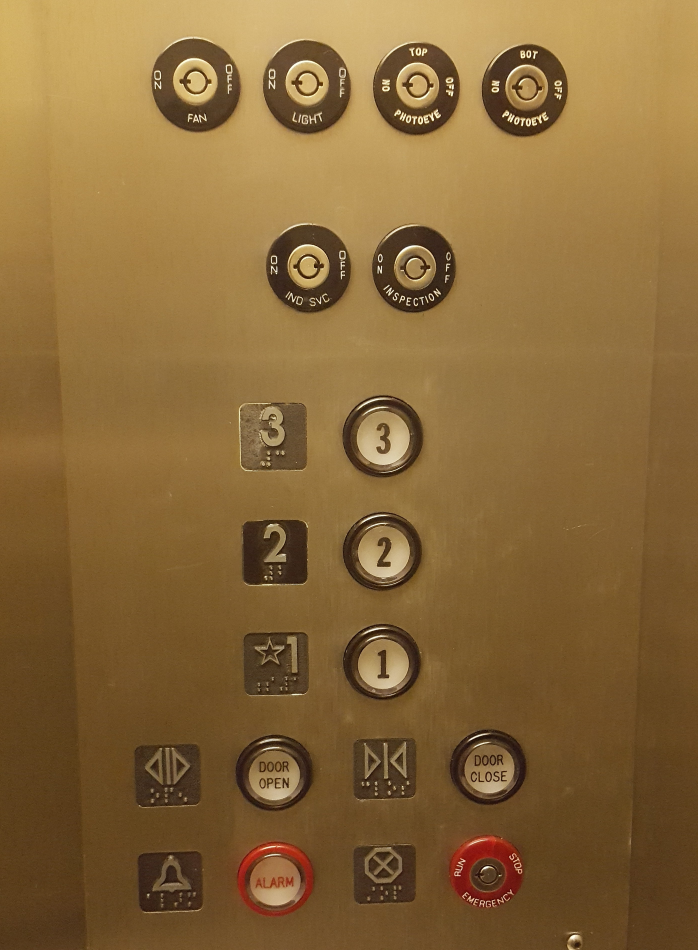
//> input picture elevator/pics/inside5.jpg, 2792 x 3799 px, given in place of inside3.jpg, which was not available (shown at 1/4 size)
$ ./testElevator   (built with g++ and OpenCV 4)
//> lines starting //> are read from the running program, lines starting //| are printed output that depends on the picture; after the words box and inside, x2 and y2 are one past the last pixel; in counts of white or black regions, pixels touching at a corner belong together; pictures that were not available may be replaced by others from this repository, and a replacement may not be noted
#include "opencv2/highgui/highgui.hpp"
#include "opencv2/imgproc/imgproc.hpp"
#include <iostream>
#include <stdio.h>

using namespace cv;

/** @function main */
int main(int argc, char** argv)
{
  Mat inSrc, src, src_gray;

  /// Read the image
  // inSrc = imread( argv[1], 1 );
  inSrc = imread("pics/inside3.jpg", 1 );
//> inSrc is the input picture: 3799 rows x 2792 cols, CV_8UC3; mean B, G, R 57.5, 104.2, 136.2

  cv::resize(inSrc, src, cv::Size(), 0.25, 0.25);
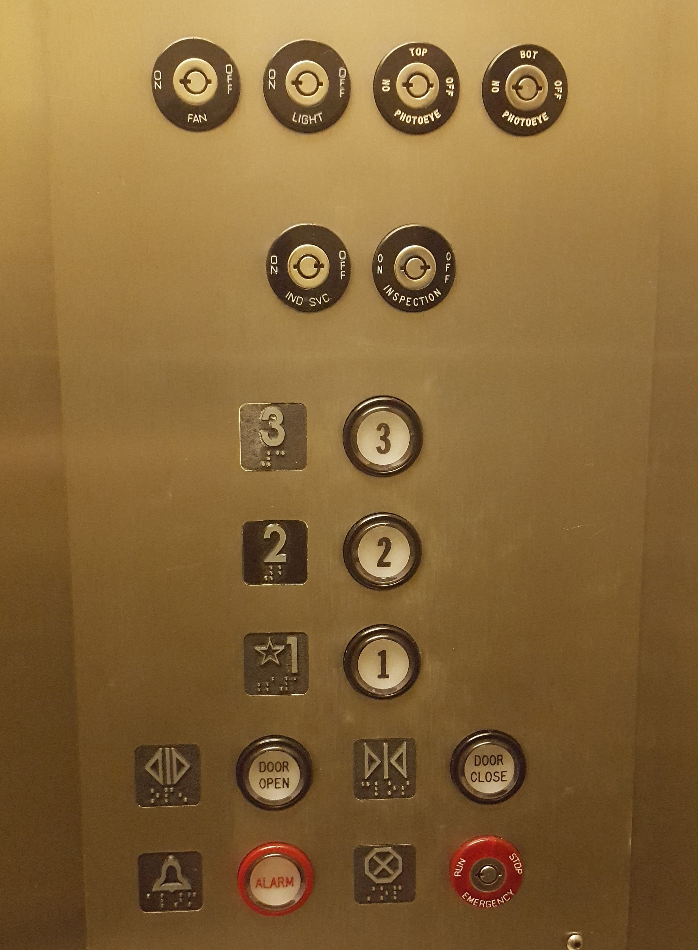
//> src: 950 rows x 698 cols, CV_8UC3; mean B, G, R 57.6, 104.3, 136.3

  if( !src.data )
    { return -1; }

  /// Convert it to gray
  cvtColor( src, src_gray, CV_BGR2GRAY );
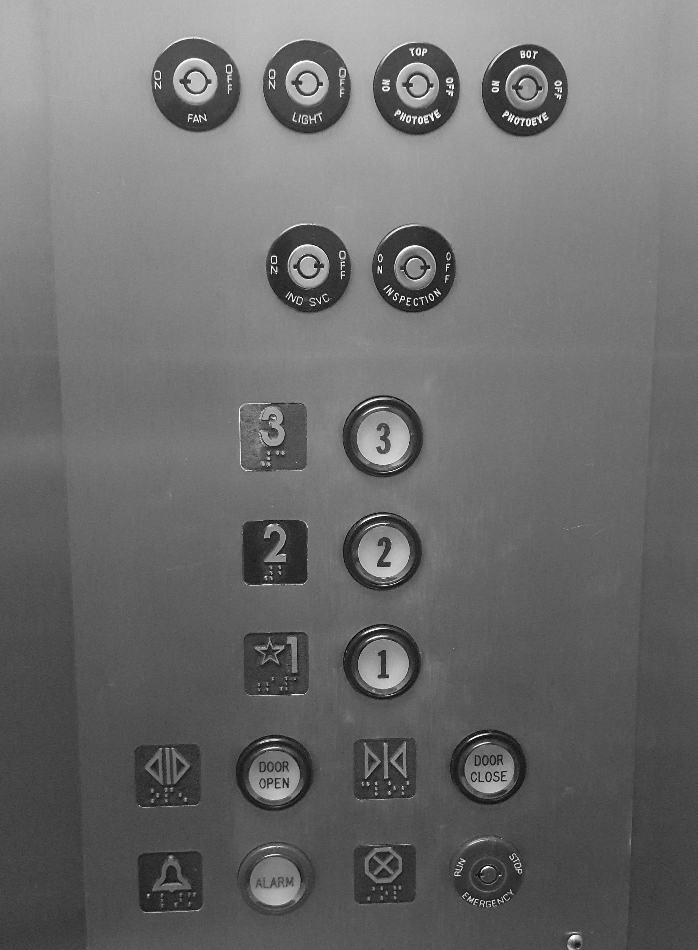
//> src_gray: 950 rows x 698 cols, CV_8UC1; min 4, max 254, mean 108.6

  // namedWindow( "gray", CV_WINDOW_AUTOSIZE );
  // imshow( "gray", src_gray );

  /// Reduce the noise so we avoid false circle detection
  GaussianBlur( src_gray, src_gray, Size(9, 9), 2, 2 );


  waitKey(0);

  vector<Vec3f> circles;

  std::cout << "rows: " << src_gray.rows << ". rows divided: " << src_gray.rows/90 << std::endl;
//| rows: 950. rows divided: 10

  /// Apply the Hough Transform to find the circles
  HoughCircles( src_gray, circles, CV_HOUGH_GRADIENT, 1, src_gray.rows/90, 200, 100, 0, 0 );
//> circles = 1 circle (x, y, radius): [307.5, 267.5, 42.9]

  std::cout << "There are " << circles.size() << "." << std::endl;
//| There are 1.

  /// Draw the circles detected
  for( size_t i = 0; i < circles.size(); i++ )
  {
      Point center(cvRound(circles[i][0]), cvRound(circles[i][1]));
      int radius = cvRound(circles[i][2]);
      // circle center
      circle( src, center, 3, Scalar(0,255,0), -1, 8, 0 );
      // circle outline
      circle( src, center, radius, Scalar(0,0,255), 3, 8, 0 );
   }
//> this loop made 1 pass
//> (center, radius) on pass 1: (Point(308, 268), 43)
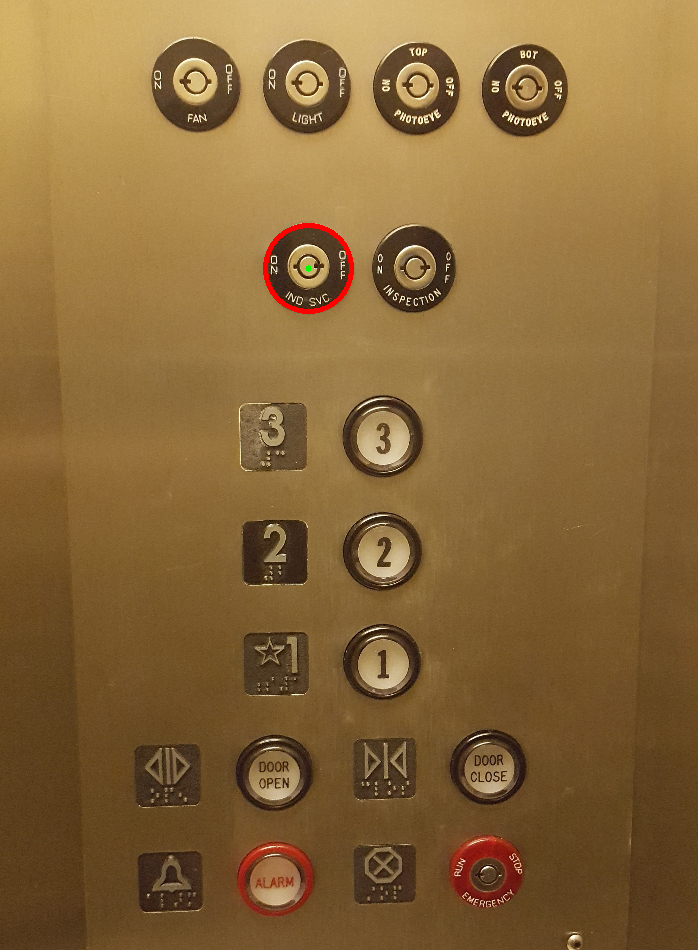
//> src: 950 rows x 698 cols, CV_8UC3; 0.21% of pixels changed, all inside (x1, y1, x2, y2) = (263, 223, 354, 314)

  /// Show your results
  namedWindow( "Hough Circle Transform Demo", CV_WINDOW_AUTOSIZE );
  imshow( "Hough Circle Transform Demo", src );

  waitKey(0);
  return 0;
}
